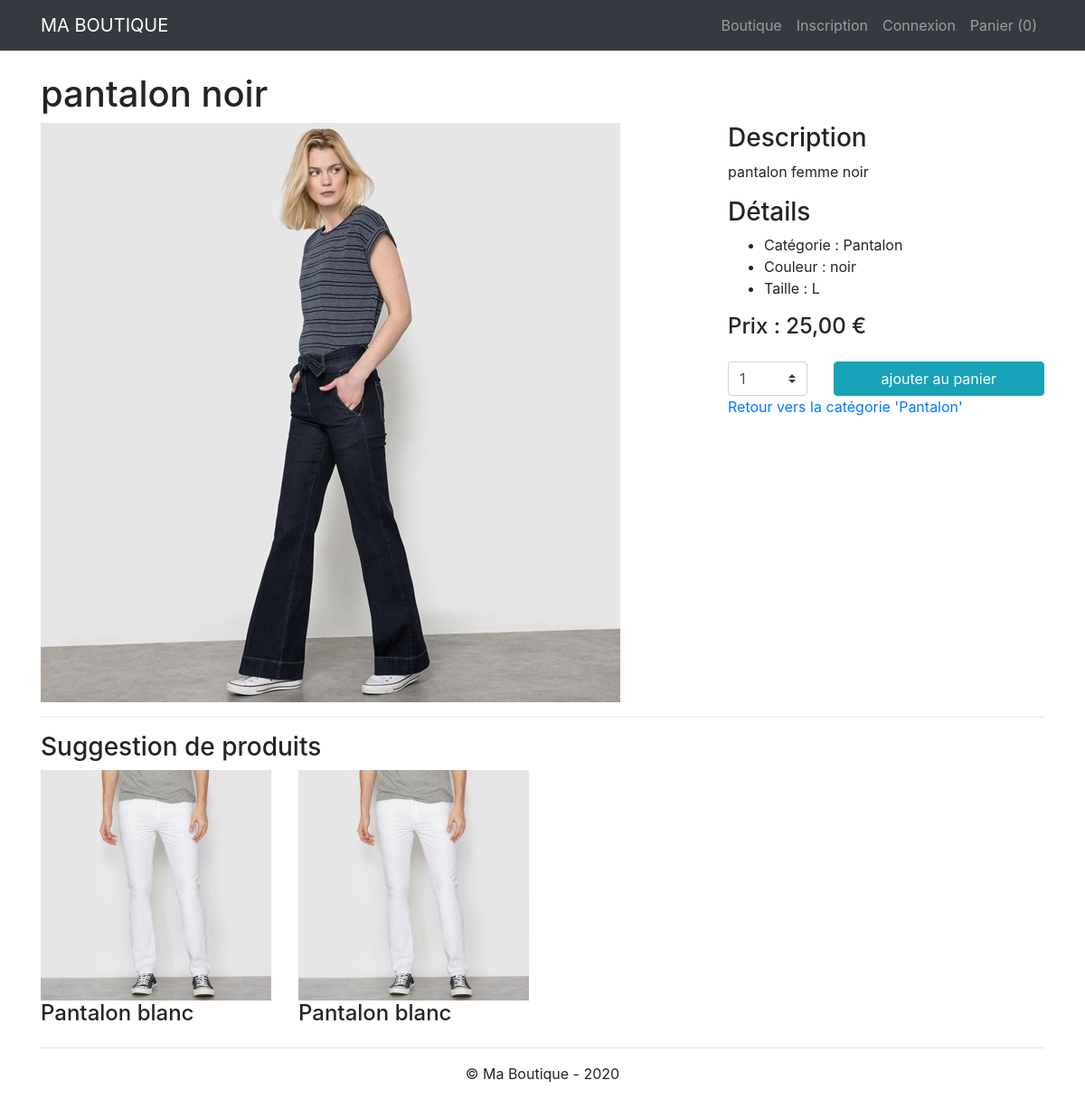
/fiche_produit.php?id_produit=18, run on the app's committed database.
### tables this page shows
CREATE TABLE `produit` (
  `id_produit` int(3) NOT NULL,
  `reference` varchar(20) NOT NULL,
  `categorie` varchar(20) NOT NULL,
  `titre` varchar(100) NOT NULL,
  `description` text NOT NULL,
  `couleur` varchar(20) NOT NULL,
  `taille` varchar(5) NOT NULL,
  `public` enum('m','f','mixte') NOT NULL,
  `photo` varchar(250) NOT NULL,
  `prix` float NOT NULL,
  `stock` int(3) NOT NULL
);

### inc/functions.php (called while the page is built, shortened)
<?php
function executeRequete($requete, $param = array()){
    foreach($param as $indice => $valeur){
        $param[$indice] = htmlspecialchars($valeur, ENT_QUOTES);
    }
    global $pdo;
    $resultat = $pdo->prepare($requete);
    $succes = $resultat->execute($param);
    if($succes){
        return $resultat;
    }else{
        return false;
    }
}

### fiche_produit.php (the view, shortened to what this page needs)
<?php
$panier = '';
$suggestion= '';
if(isset($_GET['id_produit'])){
    $resultat = executeRequete("SELECT * FROM produit WHERE id_produit = :id_produit", array(':id_produit' => $_GET['id_produit']));
    $produit = $resultat->fetch(PDO::FETCH_ASSOC);
    extract($produit);
    if($produit['stock'] > 0){
        $panier .= '<form method="post" action="panier.php" class="my-4">';
        $panier .= '<input type="hidden" name="id_produit" value="'.$id_produit.'">';
        $panier .= '<select name="quantite" class="custom-select col-3">';
            for($i = 1; $i <= $stock && $i <= 5 ;$i ++){
               $panier .= "<option> $i </option>";
            }
        $panier .= '</select>';
        $panier .= '<input type="submit" name="ajout_panier" value="ajouter au panier" class="btn btn-info col-8 offset-1">';
    }else{
        $panier .= '<p>Produit en ruptue de stock</p>';
    }
}else{
    header('location:index.php');
    exit;
}
    $resultat = executeRequete("SELECT id_produit, photo, titre FROM produit WHERE categorie = :categorie AND id_produit <> :id_produit ORDER BY RAND() LIMIT 2", array(':categorie' => $categorie, ':id_produit' => $id_produit));
    while ($produit = $resultat->fetch(PDO::FETCH_ASSOC)) {
        $suggestion .= '<div class="col-sm-3">';
            $suggestion .= '<a href="?id_produit=' . $produit['id_produit'] . '">';
                $suggestion .= '<img src="' . $produit['photo'] . '" alt="' . $produit['titre'] . '" class="img-fluid">';
            $suggestion .= '</a>';
            $suggestion .= '<h4>' . ucfirst($produit['titre']) . '</h4>';
        $suggestion .= '</div>';
    }
require_once 'inc/header.php';
?>
<div class="row">
    <div class="col-12 mt-4">
        <h1><?php echo $titre; ?></h1>
    </div>
    <div class="col-md-8">
        <img src="<?php echo $photo; ?>" alt="<?= $titre; ?>" class="img-fluid">
    </div>
    <div class="col-md-4">
        <h3>Description</h3>
        <p><?php echo $description; ?></p>
        <h3>Détails</h3>
        <ul>
            <li>Catégorie : <?php echo $categorie; ?></li>
            <li>Couleur : <?php echo $couleur; ?></li>
            <li>Taille : <?php echo $taille; ?></li>
        </ul>
        <h4>Prix : <?php echo number_format($prix, 2, ',', ''); ?> €</h4>
        <?php echo $panier; ?>
        <p>
        <a href="index.php?categorie=<?php echo $categorie; ?>">Retour vers la catégorie '<?php echo $categorie; ?>'</a>
        </p>
    </div>
</div>
<hr>
<div class="row">
    <div class="col-12">
        <h3>Suggestion de produits</h3>
    </div>
    <?php echo $suggestion; ?>
</div>
<?php
require_once 'inc/footer.php';

### data on the page
produit: titre "pantalon noir", photo (picture), description "pantalon femme noir", categorie "Pantalon", couleur "noir", taille "L", prix "25,00"
produit: photo (picture), titre "Pantalon blanc"
produit: photo (picture), titre "Pantalon blanc"

### other printed values
calcItemNumber() "0"
form field quantite "1"
